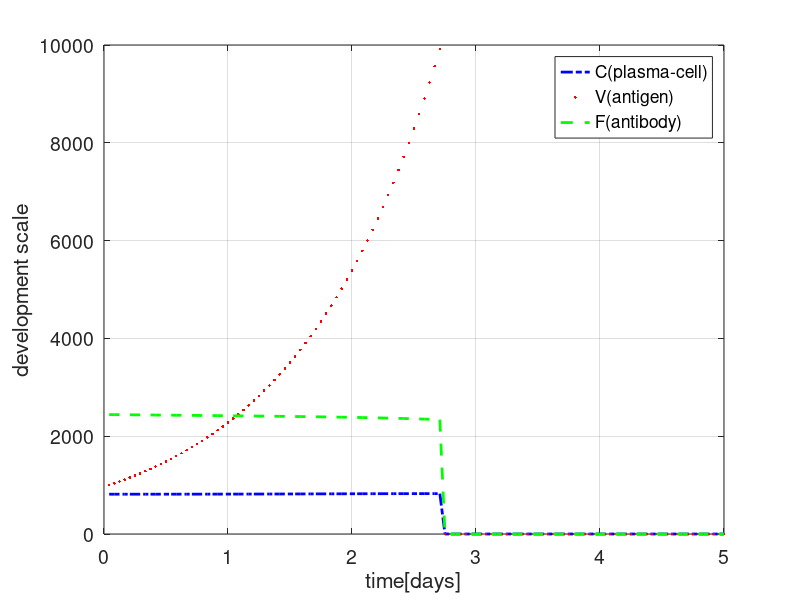
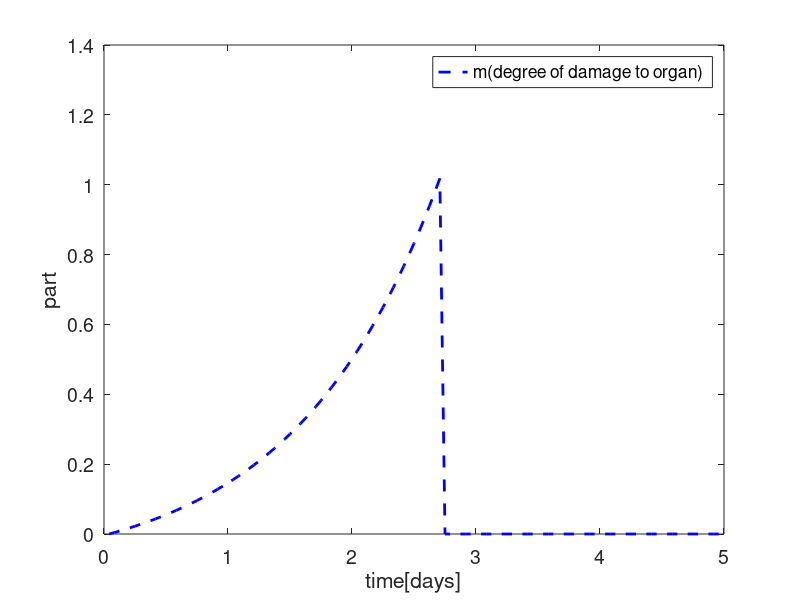

Source code (MATLAB) for these figures, in order:
alpha=0.000001;%alpha*rho>mu*eta*gamma
betta=0.9;%multiplication factor of antigens;
gamma=0.00001;%coefficient associated with the probability of neutralization of the antigen        by antibodies
etta=1;%the number of antibodies required to neutralize a single antigen;
sigma=0.0001;%some constant, its own for each disease
tau=3;%the time during which the formulation of cascade of plasma cells;
rho=3;%the rate of antibody production by a single plasma cell
t0=0;%initial time
tn=5;%time
dt=1/24;%taking time as days
n=(tn-t0)/dt;
T_cells=7;%life Time Plasma Cells
miu_c=1/T_cells;
T_antib = 1;%antibodies Decay Time
miu_f=1/T_antib;
Recovery= 30;%organ Recovery Period 20 for organism is needed 3 0 days for recoverying
miu_m=0.0;
C_st=814;%making new cells very low so it is cause of death
F_st=rho*C_st/miu_f;
 
F=zeros(1,n);%antibody concentration;
V=zeros(1,n);%concentration of pathogenic propagating antigens;
C=zeros(1,n);%plasma cell concentration;
m=zeros(1,n);%relative characteristic of target organ damage, which is [0,1] defined;
C(1)=C_st;
V(1)=1000;
F(1)=F_st;
m(1)=0;
for i=2:n
    C(i)=C(i-1)+dt*(sin(m(i-1)*pi/2)*alpha*V(i-1)*(dt*i-tau)*F(i-1)*(dt*i-tau)-miu_c*(C(i-1)-C_st));
    V(i)=V(i-1)+dt*((betta-gamma*F(i-1))*V(i-1));
    F(i)=F(i-1)+dt*(rho*C(i-1) - (miu_f+etta*gamma*V(i-1))*F(i-1));
    m(i)=m(i-1)+dt*(sigma*V(i-1)-miu_m*m(i-1));
    iter=i; 
    if ((m(i) >= 1 || m(i) <= 0 || V(i) <= 0 || C(i) <= 0 || F(i) <= 0))
        break
   end
end 
time=dt*(1:n);
fig=figure();
plot(time, C, 'b-.', 'LineWidth',2)
hold on
plot(time, V, 'r.', 'LineWidth', 2)
hold on
plot(time, F, 'g--', 'LineWidth', 2)
set(gca, 'FontSize', 14)
set(fig, 'color', 'white')
grid on
xlabel ('time[days]')
ylabel ('development scale')
legend('C(plasma-cell)', 'V(antigen)', 'F(antibody)');
fig=figure();
plot(time, m, 'b--', 'LineWidth', 2)
set(gca, 'FontSize', 14)
set(fig, 'color', 'white')
xlabel('time[days]')
ylabel('part')
legend('m(degree of damage to organ)');

